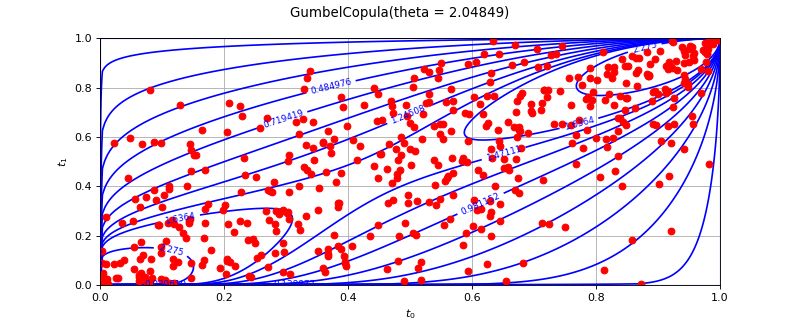

The Python source for this figure:
import openturns as ot
from matplotlib import pyplot as plt
from openturns.viewer import View
ot.RandomGenerator.SetSeed(0)
factory = ot.GumbelCopulaFactory()
ref = factory.build()
dimension = ref.getDimension()
if dimension <= 2:
    sample = ref.getSample(50)
    distribution = factory.build(sample)
    if dimension == 1:
        distribution.setDescription(['$t$'])
        pdf_graph = distribution.drawPDF(256)
        cloud = ot.Cloud(sample, ot.NumericalSample(sample.getSize(), 1))
        cloud.setColor('blue')
        cloud.setPointStyle('fcircle')
        pdf_graph.add(cloud)
        fig = plt.figure(figsize=(10, 4))
        plt.suptitle(str(distribution))
        pdf_axis = fig.add_subplot(111)
        View(pdf_graph, figure=fig, axes=[pdf_axis], add_legend=False)
    else:
        sample = ref.getSample(500)
        distribution.setDescription(['$t_0$', '$t_1$'])
        pdf_graph = distribution.drawPDF([256]*2)
        cloud = ot.Cloud(sample)
        cloud.setColor('red')
        cloud.setPointStyle('fcircle')
        pdf_graph.add(cloud)
        fig = plt.figure(figsize=(10, 4))
        plt.suptitle(str(distribution))
        pdf_axis = fig.add_subplot(111)
        View(pdf_graph, figure=fig, axes=[pdf_axis], add_legend=False)
